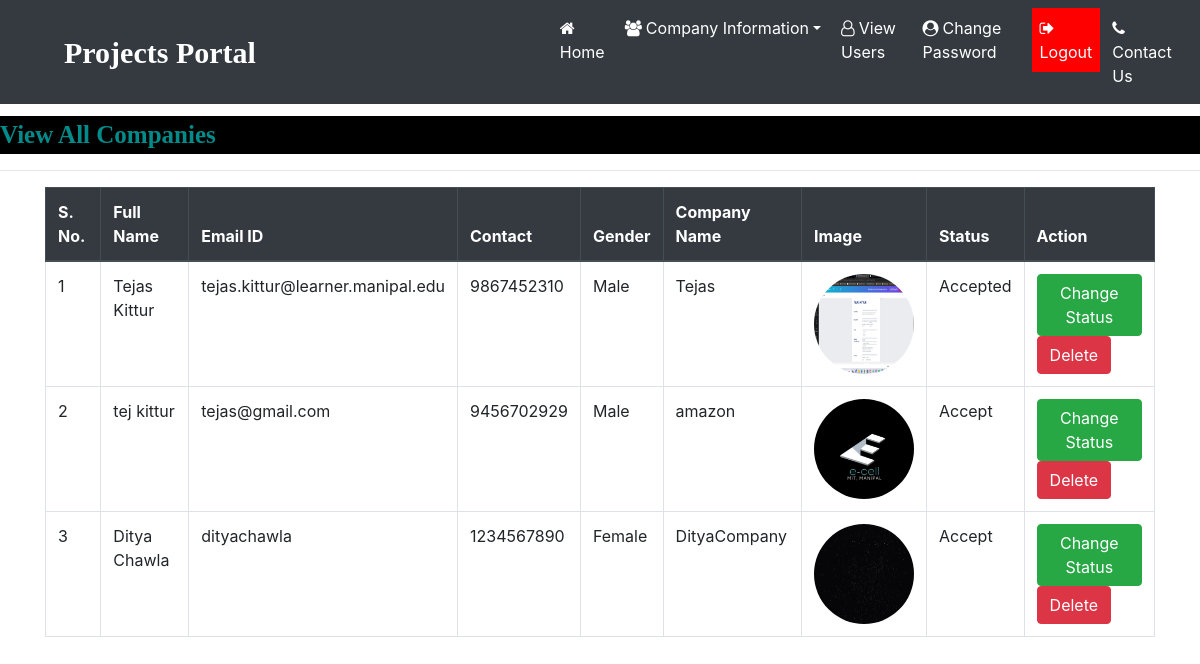
The page /company_all (signed in) on the database its author committed.
### job/models.py (models this page shows, shortened)
class Company(models.Model):
    user = models.ForeignKey(User,on_delete=models.CASCADE)
    mobile = models.CharField(max_length=10,null=True)
    image = models.FileField(null=True)
    gender = models.CharField(max_length=10,null=True)
    company = models.CharField(max_length=50, null=True)
    type = models.CharField(max_length=10,null=True)
    status = models.CharField(max_length=20, null=True)

### job/views.py (the view)
# urls.py: path('company_all', job.views.company_all, name="company_all"),
def company_all(request):
    if not request.user.is_authenticated:
        return redirect('admin_login')
    data = Company.objects.all()
    d = {'data':data}
    return render(request, "company_all.html",d)

### job/templates/company_all.html
{% load static %}
{% block body %}
{% include 'admin_navigation.html' %}
<marquee style="font-family: 'Monotype Corsiva'; font-size: 25px; color: darkcyan; background-color: black; font-weight: bold; margin-top: 1%;">
    View All Companies
</marquee>
<hr>
<div class="container">
    <table class="table table-bordered table-hover" id="example">
        <thead class="thead-dark">
        <tr>
            <th scope="col">S. No.</th>
            <th scope="col">Full Name</th>
            <th scope="col">Email ID</th>
            <th scope="col">Contact</th>
            <th scope="col">Gender</th>
            <th scope="col">Company Name</th>
            <th scope="col">Image</th>
            <th scope="col">Status</th>
            <th scope="col">Action</th>
        </tr>
        </thead>
        <tbody>
        {% for i in data %}
        <tr>
            <td>{{ forloop.counter }}</td>
            <td>{{ i.user.first_name }} {{ i.user.last_name }}</td>
            <td>{{ i.user.username }}</td>
            <td>{{ i.mobile }}</td>
            <td>{{ i.gender }}</td>
            <td>{{ i.company }}</td>
            <td><img src="{{ i.image.url }}" style="width: 100px; height: 100px; border-radius: 50%;" alt="Company Image"></td>
            <td>{{ i.status }}</td>
            <td>
                <a href="{% url 'change_status' i.id %}" class="btn btn-success" onclick="return confirm('Are you sure?')">Change Status</a>
                <a href="{% url 'delete_company' i.user.id %}" class="btn btn-danger" onclick="return confirm('Are you sure?')">Delete</a>
            </td>
        </tr>
        {% endfor %}
        </tbody>
    </table>
</div>
{% endblock body %}

### rows shown on the page
Company: user.first_name "Tejas", user.last_name "Kittur", user.username "tejas.kittur@learner.manipal.edu", mobile "9867452310", gender "Male", company "Tejas", image (picture), status "Accepted"
Company: user.first_name "tej", user.last_name "kittur", user.username "tejas@gmail.com", mobile "9456702929", gender "Male", company "amazon", image (picture), status "Accept"
Company: user.first_name "Ditya", user.last_name "Chawla", user.username "dityachawla", mobile "1234567890", gender "Female", company "DityaCompany", image (picture), status "Accept"
